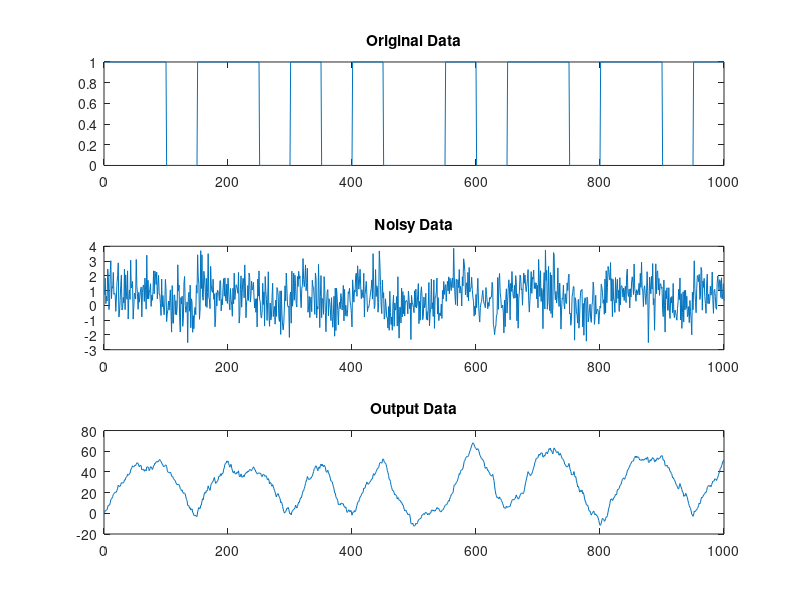

Write the MATLAB code that produced this figure. (Note: this script raises an error after producing the figure.)
clear all;

SNR=0; % signal to noise ratio in dB;

N=20; % Number of bits 
Ns=50; % Number of time samples per bit.
t=([1:Ns]-0.5)/Ns; % Time axis for square pulse shape.
p=ones(size(t)); % shape of the square pulse.
a = 2;
%t = -a:0.001:a; %define time from -2 to 2
%p = 1-abs(t/a); %triangle function with max height of 1.
d=fix(rand(1,N)+0.5); % data bits (random).

X(1:Ns:(Ns*(N-1)+1))=d;
X=conv(X,p); % PAM (Pulse Amplidute Modulation) signal with pulse shape.
sigma=1/(10^(SNR/20)); % Noise strength.
noise=sigma*randn(size(X)); % White Gaussian noise.
R=X+noise;

figure(1);
subplot(3,1,1);
plot(X);
title('Original Data');
subplot(3,1,2);
plot(R);
title('Noisy Data');

%match_pulse = ones(size(t)); % Could have also just used p
match_pulse = p(end:-1:1); % Just the opposite of the input pulse
Y = conv(match_pulse,R); % Convolve the filter with the signal
subplot(3,1,3);
Y(1001:1049) = []; % Remove the last 49 entries as they do not matter
plot(Y);
title('Output Data');

received_bits = size(d,2);
count = 1; % A counter for the for loop (i is doing other things)
for i=1:50:size(Y,2)
    % Calculate the slope every 50 elements
    slope=(Y(i+49)-Y(i))/50;
    % Really positive slope means 1
    if slope > 0.5
        received_bits(count) = 1;
    % Really negative slope means 0
    elseif slope < -0.5
        received_bits(count) = 0;
    % Almost no slope means same as previous value
    elseif (slope < 0.5) && (slope > -0.5)
        % First pass?
        if i == 1
            % Need to calculate the Average of the first 50 elements
            if mean(Y,[1,50]) > 25
                received_bits(count) = 1;
            else
                received_bits(count) = 0;
            end
        else
            received_bits(count) = received_bits(count-1);
        end
    end
    count = count + 1;
end

equality = isequal(d,received_bits);
ber = 0;
for i=1:size(d,2)
    if received_bits(i) ~= d(i)
        ber = ber + 1;
    end
end
ber = (ber/size(d,2))*100;

% PDF Estimate of the Gaussian White Noise at different SNR settings
rng default
figure(2);
h = histogram(noise, 'Normalization', 'probability');
title('White Noise PDF at SNR=0');

% Autocorrelation Estimate of the Gaussian White Noise and the received
% signal corrupted by white noise at a particular SNR setting.
lags = -999:1:999; % X-axis need 1999 elements to match xcorr
c = xcorr(R); % Autocorrelation of Noise and Signal
figure(3);
stem(lags, c);
xlabel('Lag');
title('Autocorrelation of Signal + Noise');